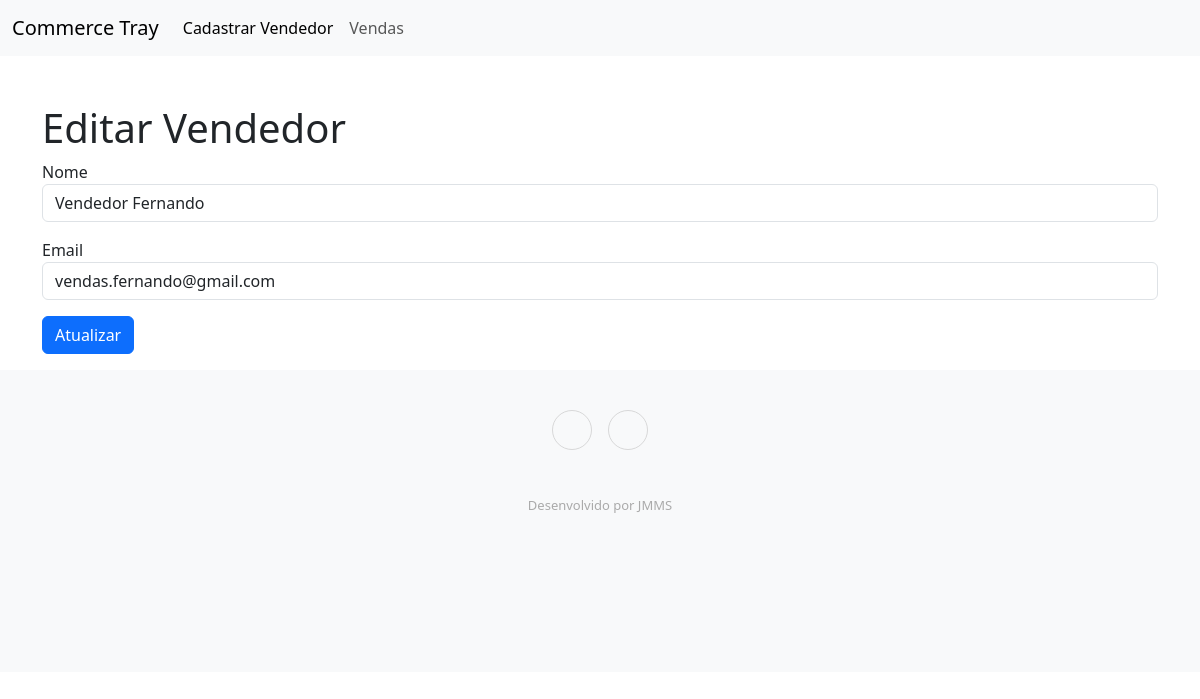
The page /editar.php?id=19 on the database its author committed.
### tables this page shows
CREATE TABLE IF NOT EXISTS `sellers` (
  `id` int NOT NULL AUTO_INCREMENT,
  `seller_name` varchar(255) NOT NULL,
  `seller_email` varchar(255) NOT NULL,
  `created_at` timestamp NOT NULL,
  PRIMARY KEY (`id`)
);

### editar.php (the view, shortened to what this page needs)
<?php
require 'app/config.php';
$vendedor = [];
$id = filter_input(INPUT_GET, 'id');
if($id) {
    $sql = $pdo->prepare("SELECT * FROM sellers WHERE id = :id");
    $sql->bindValue(':id', $id);
    $sql->execute();
    if($sql->rowCount() > 0) {
        $vendedor = $sql->fetch(PDO::FETCH_ASSOC);
    } else {
        header("Location: index.php");
        exit;
    }
} else {
    header("Location: index.php");
}
?>
<!doctype html>
<html lang="pt-br">
  <head>
    <?php include_once("includes/head.php"); ?>
  </head>
  <body>
    <?php include_once("includes/nav.php"); ?>
    <div class="container">
        <div class="row">
            <div class="col mt-5">
            <h1>Editar Vendedor</h1>
            <form action="editar_action.php" method="POST">
                <div class="mb-3">
                    <label for="seller_name">Nome</label>
                    <input type="text" name="seller_name" class="form-control" value="<?= $vendedor["seller_name"]; ?>">
                </div>
                <div class="mb-3">
                    <label for="seller_email">Email</label>
                    <input type="email" name="seller_email" class="form-control" value="<?= $vendedor["seller_email"]; ?>">
                </div>
                <div class="mb-3">
                    <button type="submit" value="Atualizar" class="btn btn-primary">Atualizar</button>
                </div>
            </form>
            </div>
        </div>
    </div>
    <?php include_once("includes/footer.php"); ?>
  </body>
</html>

### rows shown on the page
sellers: seller_name "Vendedor Fernando", seller_email "vendas.fernando@gmail.com"
